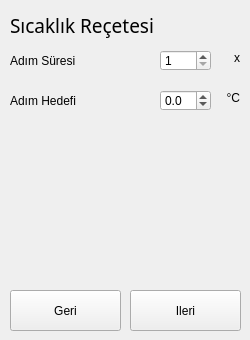
        <widget class="QWidget" name="page_2">
         <widget class="QLabel" name="label_12">
          <property name="geometry">
           <rect>
            <x>10</x>
            <y>90</y>
            <width>141</width>
            <height>21</height>
           </rect>
          </property>
          <property name="text">
           <string>Adım Hedefi</string>
          </property>
         </widget>
         <widget class="QLabel" name="label_11">
          <property name="geometry">
           <rect>
            <x>10</x>
            <y>50</y>
            <width>141</width>
            <height>21</height>
           </rect>
          </property>
          <property name="text">
           <string>Adım Süresi</string>
          </property>
         </widget>
         <widget class="QLabel" name="label_31">
          <property name="geometry">
           <rect>
            <x>10</x>
            <y>10</y>
            <width>211</width>
            <height>31</height>
           </rect>
          </property>
          <property name="font">
           <font>
            <family>Gill Sans MT</family>
            <pointsize>14</pointsize>
            <weight>9</weight>
            <italic>false</italic>
            <bold>false</bold>
           </font>
          </property>
          <property name="text">
           <string>Sıcaklık Reçetesi</string>
          </property>
         </widget>
         <widget class="QPushButton" name="bTForward2">
          <property name="geometry">
           <rect>
            <x>130</x>
            <y>290</y>
            <width>111</width>
            <height>41</height>
           </rect>
          </property>
          <property name="text">
           <string>Ileri</string>
          </property>
         </widget>
         <widget class="QPushButton" name="bTBack2">
          <property name="geometry">
           <rect>
            <x>10</x>
            <y>290</y>
            <width>111</width>
            <height>41</height>
           </rect>
          </property>
          <property name="text">
           <string>Geri</string>
          </property>
         </widget>
         <widget class="QDoubleSpinBox" name="dsbTLTarget">
          <property name="geometry">
           <rect>
            <x>160</x>
            <y>90</y>
            <width>51</width>
            <height>21</height>
           </rect>
          </property>
          <property name="decimals">
           <number>1</number>
          </property>
          <property name="minimum">
           <double>-40.000000000000000</double>
          </property>
          <property name="maximum">
           <double>250.000000000000000</double>
          </property>
          <property name="singleStep">
           <double>0.100000000000000</double>
          </property>
         </widget>
         <widget class="QSpinBox" name="sbTLDuration">
          <property name="geometry">
           <rect>
            <x>160</x>
            <y>50</y>
            <width>51</width>
            <height>21</height>
           </rect>
          </property>
          <property name="minimum">
           <number>1</number>
          </property>
          <property name="maximum">
           <number>65535</number>
          </property>
         </widget>
         <widget class="QLabel" name="label_255">
          <property name="geometry">
           <rect>
            <x>220</x>
            <y>90</y>
            <width>20</width>
            <height>16</height>
           </rect>
          </property>
          <property name="text">
           <string>°C</string>
          </property>
          <property name="alignment">
           <set>Qt::AlignRight|Qt::AlignTrailing|Qt::AlignVCenter</set>
          </property>
         </widget>
         <widget class="QLabel" name="laTLinDurationSave">
          <property name="geometry">
           <rect>
            <x>220</x>
            <y>50</y>
            <width>20</width>
            <height>16</height>
           </rect>
          </property>
          <property name="text">
           <string>x</string>
          </property>
          <property name="alignment">
           <set>Qt::AlignRight|Qt::AlignTrailing|Qt::AlignVCenter</set>
          </property>
         </widget>
        </widget>
